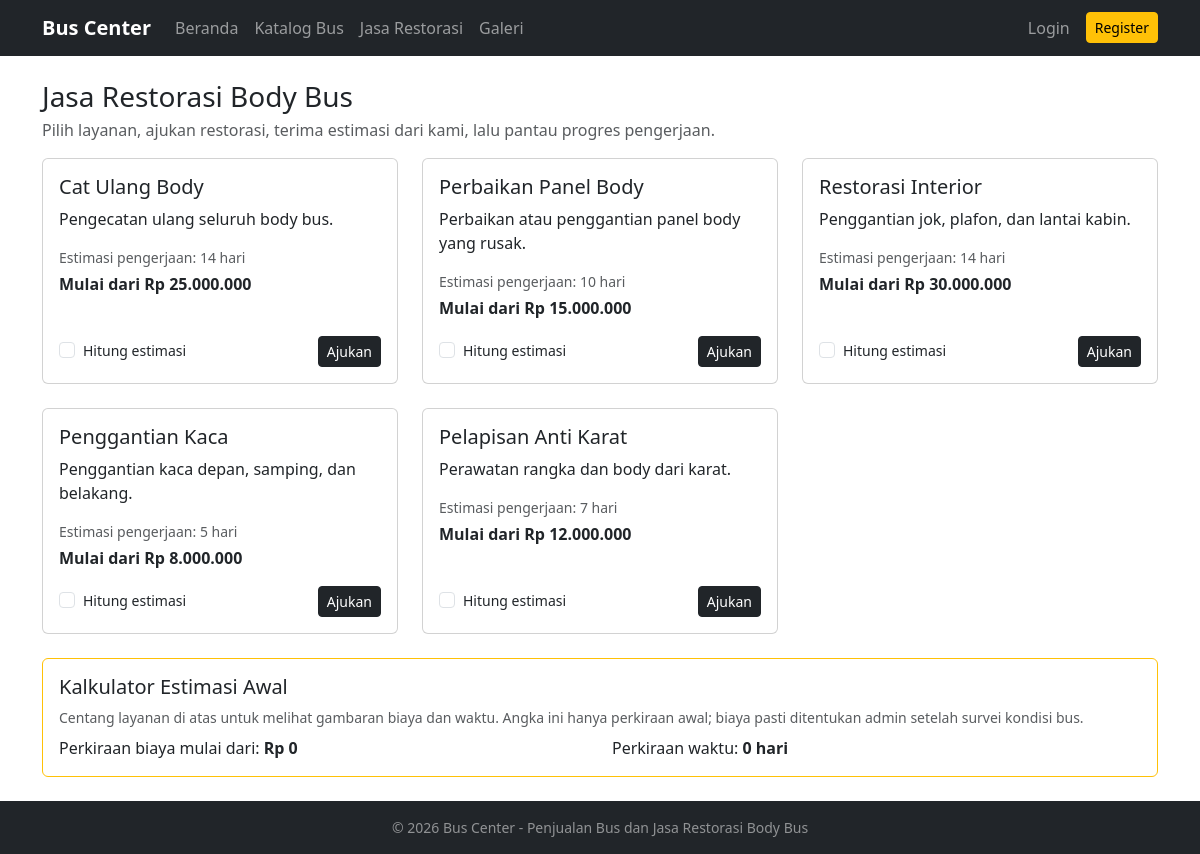
Screenshot of /pages/layanan.php with the database file from the repository.
### tables this page shows
CREATE TABLE layanan_restorasi (
  id             INT AUTO_INCREMENT PRIMARY KEY,
  nama_layanan   VARCHAR(100) NOT NULL,
  deskripsi      TEXT,
  harga_mulai    DECIMAL(15,2) NOT NULL DEFAULT 0,
  estimasi_hari  INT NOT NULL DEFAULT 7
);

### includes/fungsi.php (called while the page is built, shortened)
<?php
function e($teks) {
    return htmlspecialchars((string)($teks ?? ''), ENT_QUOTES, 'UTF-8');
}
function rupiah($angka) {
    return 'Rp ' . number_format((float)$angka, 0, ',', '.');
}
function db_stmt($sql, $types, $params) {
    global $koneksi;
    $st = mysqli_prepare($koneksi, $sql);
    mysqli_stmt_execute($st);
    return $st;
}
function db_all($sql, $types = '', $params = []) {
    $st = db_stmt($sql, $types, $params);
    return mysqli_fetch_all(mysqli_stmt_get_result($st), MYSQLI_ASSOC);
}

### includes/auth_check.php (called while the page is built, shortened)
<?php
require_once __DIR__ . '/../config/database.php';
require_once __DIR__ . '/fungsi.php';
function is_login() {
    return isset($_SESSION['user_id']);
}
function is_admin() {
    return is_login() && $_SESSION['role'] === 'admin';
}

### pages/layanan.php (the view, shortened to what this page needs)
<?php
require_once __DIR__ . '/../includes/auth_check.php';
$layanan = db_all("SELECT * FROM layanan_restorasi ORDER BY id");
require_once __DIR__ . '/../includes/header.php';
?>
<h3 class="mb-1">Jasa Restorasi Body Bus</h3>
<p class="text-muted">Pilih layanan, ajukan restorasi, terima estimasi dari kami, lalu pantau progres pengerjaan.</p>
<div class="row g-4 mb-4">
<?php foreach ($layanan as $l): ?>
    <div class="col-md-6 col-lg-4">
        <div class="card card-layanan h-100">
            <div class="card-body d-flex flex-column">
                <h5 class="card-title"><?= e($l['nama_layanan']) ?></h5>
                <p class="card-text"><?= e($l['deskripsi']) ?></p>
                <p class="mb-1 small text-muted">Estimasi pengerjaan: <?= (int)$l['estimasi_hari'] ?> hari</p>
                <p class="fw-bold mb-3">Mulai dari <?= rupiah($l['harga_mulai']) ?></p>
                <div class="mt-auto d-flex justify-content-between align-items-center">
                    <div class="form-check">
                        <input class="form-check-input hitung" type="checkbox" id="l<?= $l['id'] ?>"
                               data-harga="<?= (float)$l['harga_mulai'] ?>" data-hari="<?= (int)$l['estimasi_hari'] ?>">
                        <label class="form-check-label small" for="l<?= $l['id'] ?>">Hitung estimasi</label>
                    </div>
                    <?php if (!is_admin()): ?>
                        <a href="<?= BASE_URL ?>/user/restorasi_ajukan.php?layanan_id=<?= $l['id'] ?>" class="btn btn-dark btn-sm">Ajukan</a>
                    <?php endif; ?>
                </div>
            </div>
        </div>
    </div>
<?php endforeach; ?>
</div>
<div class="card border-warning">
    <div class="card-body">
        <h5 class="card-title">Kalkulator Estimasi Awal</h5>
        <p class="small text-muted mb-2">Centang layanan di atas untuk melihat gambaran biaya dan waktu. Angka ini hanya perkiraan awal; biaya pasti ditentukan admin setelah survei kondisi bus.</p>
        <div class="row">
            <div class="col-md-6">Perkiraan biaya mulai dari: <strong id="estBiaya">Rp 0</strong></div>
            <div class="col-md-6">Perkiraan waktu: <strong id="estHari">0 hari</strong></div>
        </div>
    </div>
</div>
<?php require_once __DIR__ . '/../includes/footer.php'; ?>

### assets/css/style.css (style rules this page uses)
.card-layanan { transition: transform .15s ease, box-shadow .15s ease; }

### rows the page displays
layanan_restorasi: nama_layanan "Cat Ulang Body", deskripsi "Pengecatan ulang seluruh body bus.", estimasi_hari "14", harga_mulai "Rp 25.000.000"
layanan_restorasi: nama_layanan "Perbaikan Panel Body", deskripsi "Perbaikan atau penggantian panel body yang rusak.", estimasi_hari "10", harga_mulai "Rp 15.000.000"
layanan_restorasi: nama_layanan "Restorasi Interior", deskripsi "Penggantian jok, plafon, dan lantai kabin.", estimasi_hari "14", harga_mulai "Rp 30.000.000"
layanan_restorasi: nama_layanan "Penggantian Kaca", deskripsi "Penggantian kaca depan, samping, dan belakang.", estimasi_hari "5", harga_mulai "Rp 8.000.000"
layanan_restorasi: nama_layanan "Pelapisan Anti Karat", deskripsi "Perawatan rangka dan body dari karat.", estimasi_hari "7", harga_mulai "Rp 12.000.000"

### other values shown
APP_NAME "Bus Center"
